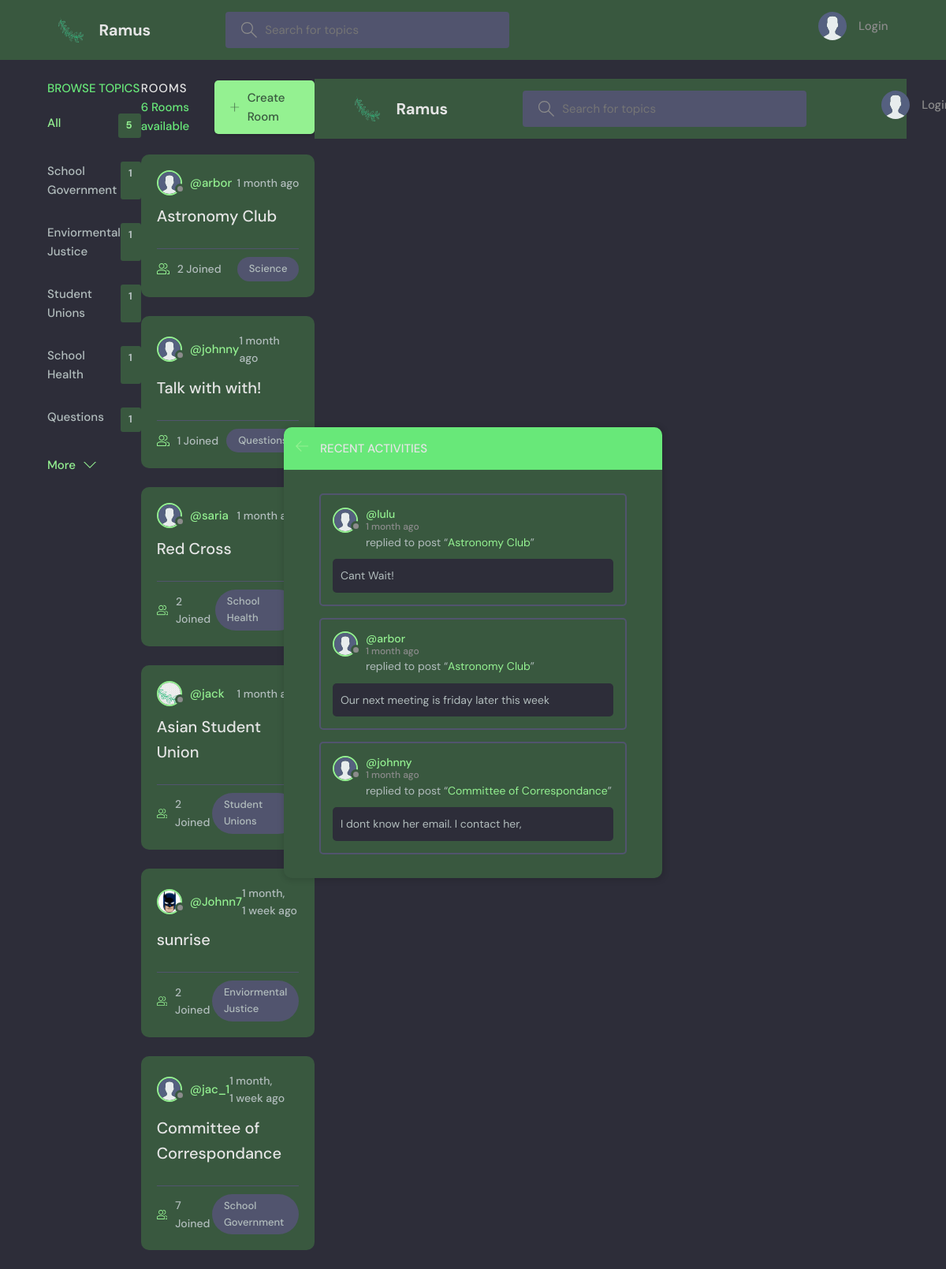
The page / on the database its author committed.
### base/models.py (models this page shows, shortened)
class Topic(models.Model):
    name = models.CharField(max_length=200)

class Room(models.Model):
    host = models.ForeignKey(User, on_delete=models.SET_NULL, null=True)
    topic = models.ForeignKey(Topic, on_delete=models.SET_NULL, null=True)
    name = models.CharField(max_length=200)
    description = models.TextField(null=True, blank=True)
    participants = models.ManyToManyField(
        User, related_name='participants', blank=True)
    updated = models.DateTimeField(auto_now=True)
    created = models.DateTimeField(auto_now_add=True)
    class Meta:
        ordering = ['-updated', '-created']
    def __str__(self):
        return self.name

class User(AbstractUser):
    name = models.CharField(max_length=200, null=True)
    email = models.EmailField(unique=True, null=True)
    username = models.CharField(unique=True, max_length=50, null=True)
    password = models.CharField(max_length=15, null=False)
    bio = models.TextField(null=True)
    avatar = models.ImageField(null=True, default="avatar.svg")
    USERNAME_FIELD = 'username'
    REQUIRED_FIELDS = []

class Message(models.Model):
    user = models.ForeignKey(User, on_delete=models.CASCADE)
    room = models.ForeignKey(Room, on_delete=models.CASCADE)
    body = models.TextField()
    updated = models.DateTimeField(auto_now=True)
    created = models.DateTimeField(auto_now_add=True)
    class Meta:
        ordering = ['-updated', '-created']

### base/views.py (the view)
# urls.py: path('', views.home, name="home"),
def home(request):
    q = request.GET.get('q') if request.GET.get('q') != None else ''
    rooms = Room.objects.filter(
        Q(topic__name__icontains=q) |
        Q(name__icontains=q) |
        Q(description__icontains=q)
    )
    topics = Topic.objects.all()[0:5]
    room_count = rooms.count()
    room_messages = Message.objects.filter(
        Q(room__topic__name__icontains=q))[0:3]
    context = {'rooms': rooms, 'topics': topics,
               'room_count': room_count, 'room_messages': room_messages}
    return render(request, 'base/home.html', context)

### templates/base/home.html (shortened to what this page needs)
{% extends 'main.html' %}
{% block content %}
<main class="layout layout--3">
  <div class="container">
    {% include 'base/topics_component.html' %}
    <div class="roomList">
      <div class="roomList__header">
        <div>
          <h2>Rooms</h2>
          <p>{{room_count}} Rooms available</p>
        </div>
        <a class="btn btn--main" href="{% url 'create-room' %}">
          <svg version="1.1" xmlns="http://www.w3.org/2000/svg" width="32" height="32" viewBox="0 0 32 32">
            <title>add</title>
            <path
                  d="M16.943 0.943h-1.885v14.115h-14.115v1.885h14.115v14.115h1.885v-14.115h14.115v-1.885h-14.115v-14.115z">
            </path>
          </svg>
          Create Room
        </a>
      </div>
      {% include 'base/feed_component.html' %}
    </div>
    {% include 'base/activity_component.html' %}
  </div>
</main>
{% endblock %}

### templates/base/topics_component.html
<div class="topics">
  <div class="topics__header">
    <h2>Browse Topics</h2>
  </div>
  <ul class="topics__list">
    <li>
      <a href="{% url 'home' %}" class="active">All <span>{{topics.count}}</span></a>
    </li>
    {% for topic in topics %}
    <li>
      <a href="{% url 'home' %}?q={{topic.name}}">{{topic.name}}<span>{{topic.room_set.all.count}}</span></a>
    </li>
    {% endfor %}
  </ul>
  <a class="btn btn--link" href="{% url 'topics' %}">
    More
    <svg version="1.1" xmlns="http://www.w3.org/2000/svg" width="32" height="32" viewBox="0 0 32 32">
      <title>chevron-down</title>
      <path d="M16 21l-13-13h-3l16 16 16-16h-3l-13 13z"></path>
    </svg>
  </a>
</div>

### templates/base/feed_component.html (shortened to what this page needs)
{% for room in rooms %}
<div class="roomListRoom">
  <div class="roomListRoom__header">
    <a href="{% url 'user-profile' room.host.id %}" class="roomListRoom__author">
      <div class="avatar avatar--small">
        <img src="{{room.host.avatar.url}}" />
      </div>
      <span>@{{room.host.username}}</span>
    </a>
    <div class="roomListRoom__actions">
      <span>{{room.created|timesince}} ago</span>
    </div>
  </div>
  <div class="roomListRoom__content">
    <a href="{% url 'room' room.id %}">{{room.name}}</a>
  </div>
  <div class="roomListRoom__meta">
    <a href="{% url 'room' room.id %}" class="roomListRoom__joined">
      {{room.participants.all.count}} Joined
    </a>
    <p class="roomListRoom__topic">{{room.topic.name}}</p>
  </div>
</div>
{% endfor %}

### templates/base/activity_component.html (shortened to what this page needs)
{% extends 'main.html' %}
{% block content %}
<main class="layout">
  <div class="container">
    <div class="layout__box">
      <div class="layout__boxHeader">
        <div class="layout__boxTitle">
          <a href="{% url 'home' %}">
            <svg version="1.1" xmlns="http://www.w3.org/2000/svg" width="32" height="32" viewBox="0 0 32 32">
              <title>arrow-left</title>
              <path
                    d="M13.723 2.286l-13.723 13.714 13.719 13.714 1.616-1.611-10.96-10.96h27.625v-2.286h-27.625l10.965-10.965-1.616-1.607z">
              </path>
              </path>
            </svg>
          </a>
          <h3>Recent Activities</h3>
        </div>
      </div>
      <div class="activities-page layout__body">
        {% for message in room_messages %}
        <div class="activities__box">
          <div class="activities__boxHeader roomListRoom__header">
            <a href="{% url 'user-profile' message.user.id %}" class="roomListRoom__author">
              <div class="avatar avatar--small">
                <img src="{{message.user.avatar.url}}" />
              </div>
              <p>
                @{{message.user}}
                <span>{{message.created|timesince}} ago</span>
              </p>
            </a>
          </div>
          <div class="activities__boxContent">
            <p>replied to post “<a href="{% url 'room' message.room.id %}">{{message.room}}</a>”</p>
            <div class="activities__boxRoomContent">
              {{message.body}}
            </div>
          </div>
        </div>
        {% endfor %}
      </div>
    </div>
  </div>
</main>
{% endblock content %}

### rows shown on the page
Topic: name "School Government", room_set.all.count "1"
Topic: name "Enviormental Justice", room_set.all.count "1"
Topic: name "Student Unions", room_set.all.count "1"
Topic: name "School Health", room_set.all.count "1"
Topic: name "Questions", room_set.all.count "1"
Room: host.avatar (placeholder picture), host.username "arbor", created "1 month", name "Astronomy Club", participants.all.count "2", topic.name "Science"
Room: host.avatar (placeholder picture), host.username "johnny", created "1 month", name "Talk with with!", participants.all.count "1", topic.name "Questions"
Room: host.avatar (placeholder picture), host.username "saria", created "1 month", name "Red Cross", participants.all.count "2", topic.name "School Health"
Room: host.avatar (picture), host.username "jack", created "1 month", name "Asian Student Union", participants.all.count "2", topic.name "Student Unions"
Room: host.avatar (picture), host.username "Johnn7", created "1 month, 1 week", name "sunrise", participants.all.count "2", topic.name "Enviormental Justice"
Room: host.avatar (placeholder picture), host.username "jac_1", created "1 month, 1 week", name "Committee of Correspondance", participants.all.count "7", topic.name "School Government"
Message: user.avatar (placeholder picture), user "lulu", created "1 month", room "Astronomy Club", body "Cant Wait!"
Message: user.avatar (placeholder picture), user "arbor", created "1 month", room "Astronomy Club", body "Our next meeting is friday later this week"
Message: user.avatar (placeholder picture), user "johnny", created "1 month", room "Committee of Correspondance", body "I dont know her email. I contact her,"

### other values the page prints
{{ topics.count }} "5"
{{ room_count }} "6"
